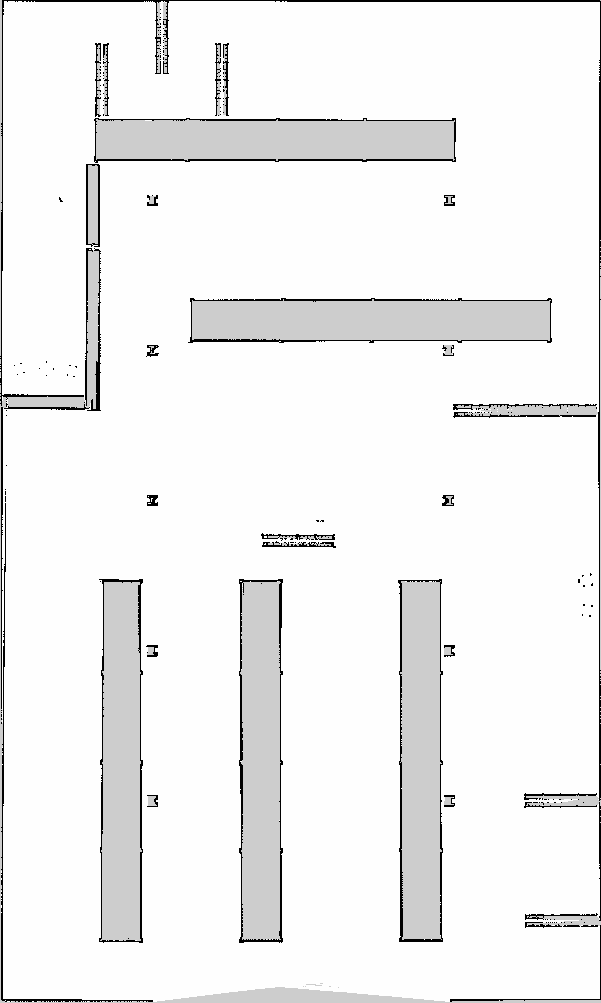
#> input picture NAV2/mapas/almacen.pgm, 601 x 1003 px
$ python figuras.py
#> lines starting #> are read from the running program, lines starting #| are printed output that depends on the picture
"""Figuras del README, a partir de los datos grabados el 4-oct-2026."""
import csv, glob, math, sys
from pathlib import Path
import numpy as np
import matplotlib
matplotlib.use("Agg")
import matplotlib.pyplot as plt
from PIL import Image

RAIZ = Path(__file__).resolve().parent.parent
EKF = RAIZ / "LOCALIZACION_EKF"
sys.path.insert(0, str(EKF))
from evaluar import leer_tum, asociar, alinear_inicio  # noqa: E402

OUT = Path(__file__).parent
AZUL, NARANJA, AQUA = "#2a78d6", "#eb6834", "#1baf7a"     # paleta validada (3 slots)
TINTA, TINTA2, REJILLA = "#0b0b0b", "#52514e", "#e4e3df"
plt.rcParams.update({"font.family": "DejaVu Sans", "font.size": 13, "axes.edgecolor": TINTA2,
                     "axes.labelcolor": TINTA2, "xtick.color": TINTA2, "ytick.color": TINTA2,
                     "axes.spines.top": False, "axes.spines.right": False, "figure.dpi": 150})

# ---------- mapa: recorridos y base de carga ----------
pgm = Image.open(RAIZ / "NAV2/mapas/almacen.pgm"); H = pgm.size[1]
#> further down, pgm is the input picture: PIL image 601x1003 L; min 0, max 254, mean 240.6
#> after `H = pgm.size[1]`: H = 1003
def mapa(ax, x0, x1, y0, y1):
#> called with x0 = -6, x1 = 6, y0 = -5, y1 = 3
    m = np.array(pgm, dtype=float)
    ext = [-14.876, -14.876 + pgm.size[0] * 0.05, -25.057, -25.057 + H * 0.05]
#> ext = [-14.88, 15.17, -25.06, 25.09]
    ax.imshow(m, cmap="gray", extent=ext, vmin=0, vmax=255, interpolation="nearest")
    ax.set_xlim(x0, x1); ax.set_ylim(y0, y1); ax.set_aspect("equal")
    ax.set_xlabel("x (m)"); ax.set_ylabel("y (m)")

nav2 = [(-3.046, -0.058), (-3.117, -3.063), (2.944, -3.171), (2.946, -0.049)]
ekf_r = [(-3.0, 1.0), (-3.0, -3.1), (3.0, -3.1), (3.0, 1.0)]
fig, ax = plt.subplots(figsize=(7.5, 6))
mapa(ax, -6, 6, -5, 3)
c = np.array(nav2 + nav2[:1]); ax.plot(c[:, 0], c[:, 1], color=NARANJA, lw=2, label="recorrido Nav2 (4 puntos × 3 vueltas)")
ax.plot(c[:-1, 0], c[:-1, 1], "o", color=NARANJA, ms=8, mec="white", mew=2)
ax.plot([0.157], [0.0], "s", color=TINTA, ms=11, mec="white", mew=2)
ax.annotate("base de carga\n(invisible para el LiDAR)", (0.157, 0.0), (0.6, 1.3), color=TINTA,
            fontsize=12, arrowprops=dict(arrowstyle="-", color=TINTA2))
ax.annotate("tramo 4 → 1", (-1.5, -0.05), (-4.2, 1.6), color=TINTA2, fontsize=12,
            arrowprops=dict(arrowstyle="-", color=TINTA2))
ax.legend(loc="lower center", bbox_to_anchor=(0.5, 1.0), frameon=False, fontsize=12)
fig.savefig(OUT / "mapa_base.png", bbox_inches="tight"); plt.close(fig)
#> after `fig.savefig(OUT / 'mapa_base.png', bbox_inches='tight')`:
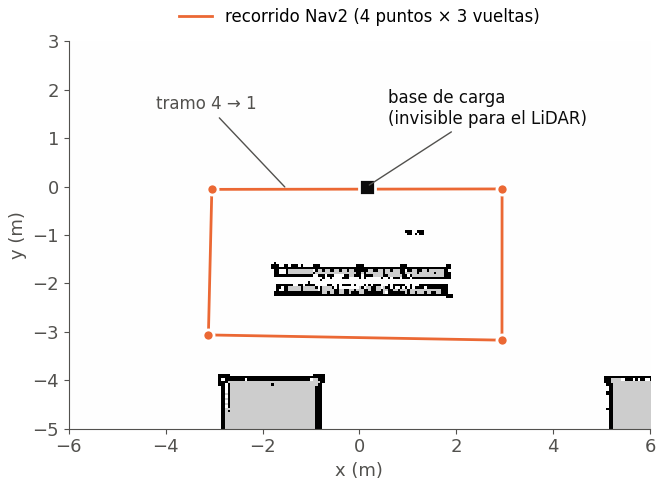
#> figure drawn by matplotlib, 1 panel

fig, ax = plt.subplots(figsize=(6, 8))
mapa(ax, -14.9, 15.2, -25.1, 25.1)
ax.plot([0.157], [0.0], "s", color=TINTA, ms=7)
ax.set_title("Mapa del almacén con slam_toolbox\n601 × 1003 celdas de 5 cm", color=TINTA, fontsize=13)
fig.savefig(OUT / "mapa_completo.png", bbox_inches="tight"); plt.close(fig)
#> after `fig.savefig(OUT / 'mapa_completo.png', bbox_inches='tight')`:
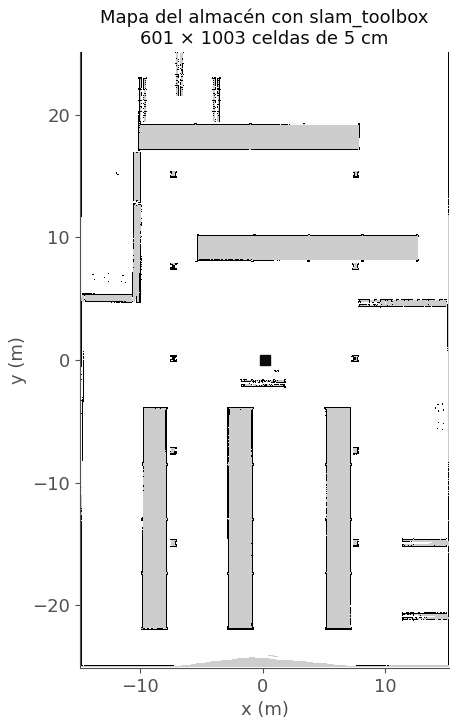
#> figure drawn by matplotlib, 1 panel

# ---------- trayectorias, condicion 'ambos' ----------
#> (the run stopped early here; a loop or call above may not have finished)
